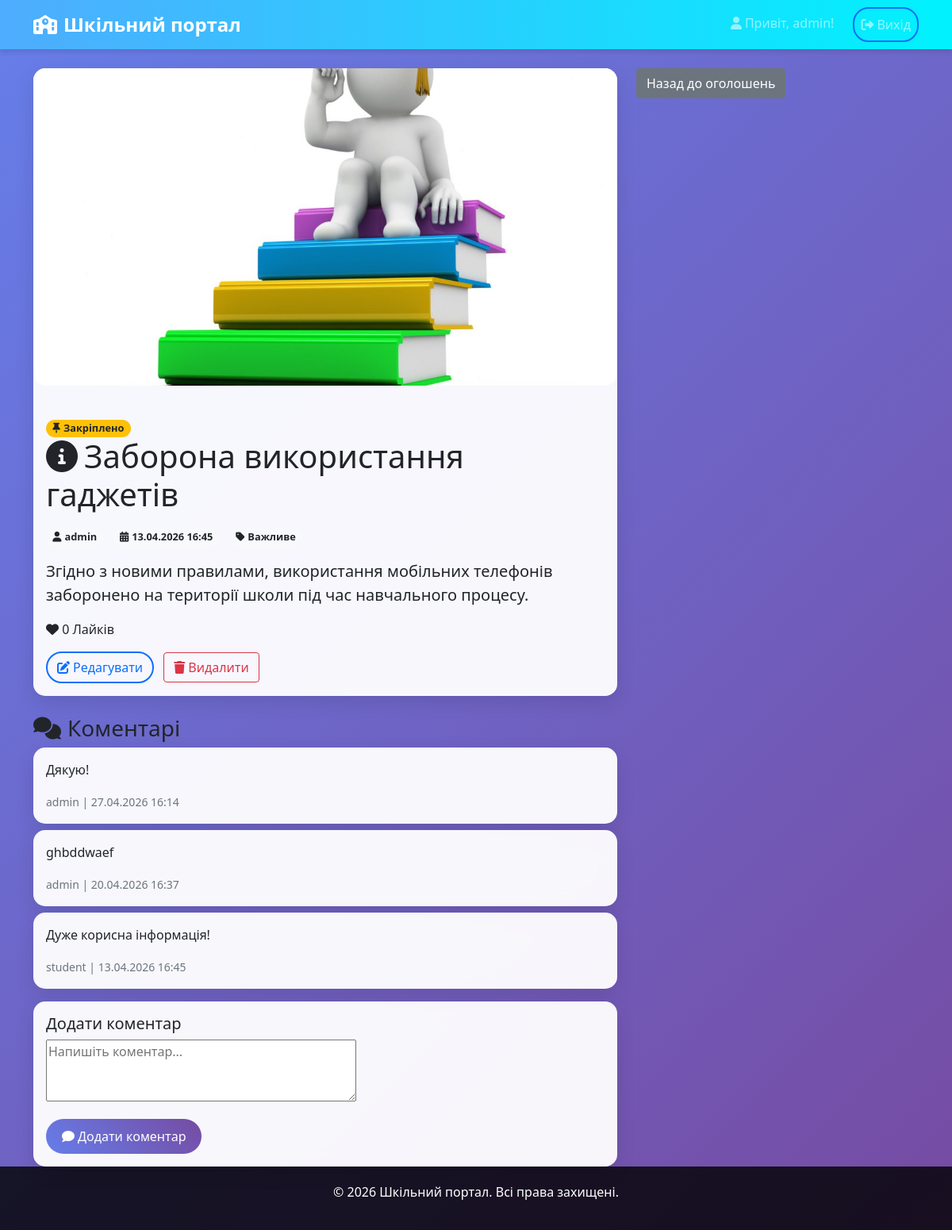
The app's page /announcements/32/ (signed in) with its own data.
### announcements/models.py (models this page shows, shortened)
class Announcement(models.Model):
    title = models.CharField(max_length=200)
    content = models.TextField()
    category = models.ForeignKey(Category, on_delete=models.CASCADE)
    author = models.ForeignKey(User, on_delete=models.CASCADE)
    created_at = models.DateTimeField(auto_now_add=True)
    updated_at = models.DateTimeField(auto_now=True)
    end_date = models.DateField(null=True, blank=True)
    is_pinned = models.BooleanField(default=False)
    file = models.FileField(upload_to='announcements/', blank=True, null=True)
    image = models.ImageField(upload_to='announcements/images/', blank=True, null=True, verbose_name='Зображення')
    class Meta:
        ordering = ['-is_pinned', '-created_at']

class Category(models.Model):
    name = models.CharField(max_length=100, unique=True)
    description = models.TextField(blank=True)

class Comment(models.Model):
    announcement = models.ForeignKey(Announcement, on_delete=models.CASCADE, related_name='comments')
    author = models.ForeignKey(User, on_delete=models.CASCADE)
    content = models.TextField()
    created_at = models.DateTimeField(auto_now_add=True)

### announcements/views.py (the view)
# urls.py: path('<int:pk>/', views.announcement_detail, name='announcement_detail'),
def announcement_detail(request, pk):
    announcement = get_object_or_404(Announcement, pk=pk)
    comments = announcement.comments.all().order_by('-created_at')
    comment_form = CommentForm()
    liked = False
    if request.user.is_authenticated:
        liked = announcement.likes.filter(user=request.user).exists()
    context = {
        'announcement': announcement,
        'comments': comments,
        'comment_form': comment_form,
        'is_admin': request.user.is_authenticated and request.user.groups.filter(name='Admin').exists(),
        'liked': liked,
    }
    return render(request, 'announcements/detail.html', context)

### announcements/forms.py
class CommentForm(forms.ModelForm):
    class Meta:
        model = Comment
        fields = ['content']
        widgets = {
            'content': forms.Textarea(attrs={'rows': 3, 'placeholder': 'Напишіть коментар...'}),
        }

### announcements/templates/announcements/detail.html (shortened to what this page needs)
{% extends 'announcements/base.html' %}
{% block content %}
<div class="row">
    <div class="col-md-8">
        <div class="card announcement-card">
            {% if announcement.image %}
                <div class="mb-4" style="background:#f8f9fa;overflow:hidden;border-radius:1rem;">
                    <img src="{{ announcement.image.url }}" alt="Зображення оголошення" style="width:100%;height:400px;object-fit:cover;object-position:center;display:block;">
                </div>
            {% endif %}
            <div class="card-body">
                {% if announcement.is_pinned %}
                    <span class="badge bg-warning text-dark"><i class="fas fa-thumbtack me-1"></i>Закріплено</span>
                {% endif %}
                <h1 class="card-title mb-3"><i class="fas fa-info-circle me-2"></i>{{ announcement.title }}</h1>
                <div class="mb-3">
                    <span class="badge bg-light text-dark me-2"><i class="fas fa-user me-1"></i>{{ announcement.author.username }}</span>
                    <span class="badge bg-light text-dark me-2"><i class="fas fa-calendar-alt me-1"></i>{{ announcement.created_at|date:"d.m.Y H:i" }}</span>
                    <span class="badge bg-light text-dark"><i class="fas fa-tag me-1"></i>{{ announcement.category.name }}</span>
                </div>
                <p class="card-text fs-5">{{ announcement.content }}</p>
                <div class="mt-3">
                    <span class="like-btn {% if liked %}liked{% endif %}" id="like-btn" data-liked="{{ liked|yesno:'true,false' }}" data-url="{% url 'toggle_like' announcement.pk %}">
                        <i class="fas fa-heart"></i> <span id="like-count">{{ announcement.likes.count }}</span> Лайків
                    </span>
                </div>
                {% if is_admin %}
                    <div class="mt-3">
                        <a href="{% url 'announcement_edit' announcement.pk %}" class="btn btn-outline-primary me-2">
                            <i class="fas fa-edit me-1"></i>Редагувати
                        </a>
                        <a href="{% url 'announcement_delete' announcement.pk %}" class="btn btn-outline-danger">
                            <i class="fas fa-trash me-1"></i>Видалити
                        </a>
                    </div>
                {% endif %}
            </div>
        </div>
        <div class="mt-4">
            <h3><i class="fas fa-comments me-2"></i>Коментарі</h3>
            {% if comments %}
                {% for comment in comments %}
                    <div class="card mb-2">
                        <div class="card-body">
                            <p class="card-text">{{ comment.content }}</p>
                            <small class="text-muted">
                                {{ comment.author.username }} | {{ comment.created_at|date:"d.m.Y H:i" }}
                            </small>
                        </div>
                    </div>
                {% endfor %}
            {% else %}
                <div class="empty-state">
                    <i class="fas fa-inbox fa-2x mb-2"></i><br>
                    Коментарів ще немає
                </div>
            {% endif %}
            {% if user.is_authenticated %}
                <div class="card mt-3">
                    <div class="card-body">
                        <h5>Додати коментар</h5>
                        <form method="post" action="{% url 'add_comment' announcement.pk %}">
                            <div class="mb-3">
                                {{ comment_form.content }}
                            </div>
                            <button type="submit" class="btn btn-primary">
                                <i class="fas fa-comment me-1"></i>Додати коментар
                            </button>
                        </form>
                    </div>
                </div>
            {% else %}
                <p class="mt-3">Увійдіть, щоб додати коментар.</p>
            {% endif %}
        </div>
    </div>
    <div class="col-md-4">
        <a href="{% url 'announcement_list' %}" class="btn btn-secondary mb-3">Назад до оголошень</a>
    </div>
</div>
{% endblock %}

### announcements/templates/announcements/base.html (shortened to what this page needs)
<!DOCTYPE html>
<html lang="uk">
<head>
    {% load static %}
    <link href="https://cdn.jsdelivr.net/npm/bootstrap@5.1.3/dist/css/bootstrap.min.css" rel="stylesheet">
    <link rel="stylesheet" href="https://cdnjs.cloudflare.com/ajax/libs/font-awesome/6.0.0/css/all.min.css">
    <link rel="stylesheet" href="{% static 'announcements/css/style.css' %}">
</head>
<body>
    <nav class="navbar navbar-expand-lg navbar-dark bg-primary">
        <div class="container">
            <a class="navbar-brand" href="{% url 'announcement_list' %}">
                <i class="fas fa-school me-2"></i>Шкільний портал
            </a>
            <div class="collapse navbar-collapse" id="navbarNav">
                <div class="navbar-nav ms-auto">
                    {% if user.is_authenticated %}
                        <span class="navbar-text me-3">
                            <i class="fas fa-user me-1"></i>Привіт, {{ user.username }}!
                        </span>
                        <form method="post" action="{% url 'logout' %}" style="display:inline;">
                            <button type="submit" class="nav-link btn btn-outline-primary ms-2">
                                <i class="fas fa-sign-out-alt me-1"></i>Вихід
                            </button>
                        </form>
                    {% endif %}
                </div>
            </div>
        </div>
    </nav>
    <div class="container mt-4">
        {% block content %}{% endblock %}
    </div>
    <footer class="footer mt-auto">
        <div class="container text-center">
            <p>&copy; 2026 Шкільний портал. Всі права захищені.</p>
        </div>
    </footer>

### static/announcements/css/style.css (style rules this page uses)
body { background: linear-gradient(135deg, #667eea 0%, #764ba2 100%); min-height: 100vh; font-family: 'Segoe UI', Tahoma, Geneva, Verdana, sans-serif; }
.navbar { background: linear-gradient(90deg, #4facfe 0%, #00f2fe 100%) !important; box-shadow: 0 4px 6px rgba(0, 0, 0, 0.1); }
.navbar-brand { font-weight: bold; font-size: 1.5rem; }
.card { border: none; border-radius: 15px; box-shadow: 0 8px 25px rgba(0, 0, 0, 0.1); transition: transform 0.3s ease, box-shadow 0.3s ease; background: rgba(255, 255, 255, 0.95); backdrop-filter: blur(10px); }
.btn-primary { background: linear-gradient(45deg, #667eea, #764ba2); border: none; border-radius: 25px; padding: 10px 20px; transition: all 0.3s ease; }
.btn-outline-primary { border-radius: 20px; border-width: 2px; transition: all 0.3s ease; }
.badge { border-radius: 20px; font-size: 0.8rem; }
.footer { background: rgba(0, 0, 0, 0.8); color: white; padding: 20px 0; margin-top: 50px; }
.card { animation: fadeIn 0.5s ease-out; }

### records on screen
Announcement: image (picture), title "Заборона використання гаджетів", author.username "admin", created_at "13.04.2026 16:45", category.name "Важливе", content "Згідно з новими правилами, використання мобільних телефонів заборонено на території школи під час навчального процесу.", likes.count "0"
Comment: content "Дякую!", author.username "admin", created_at "27.04.2026 16:14"
Comment: content "ghbddwaef", author.username "admin", created_at "20.04.2026 16:37"
Comment: content "Дуже корисна інформація!", author.username "student", created_at "13.04.2026 16:45"

### other values on screen
{{ user.username }} "admin"
